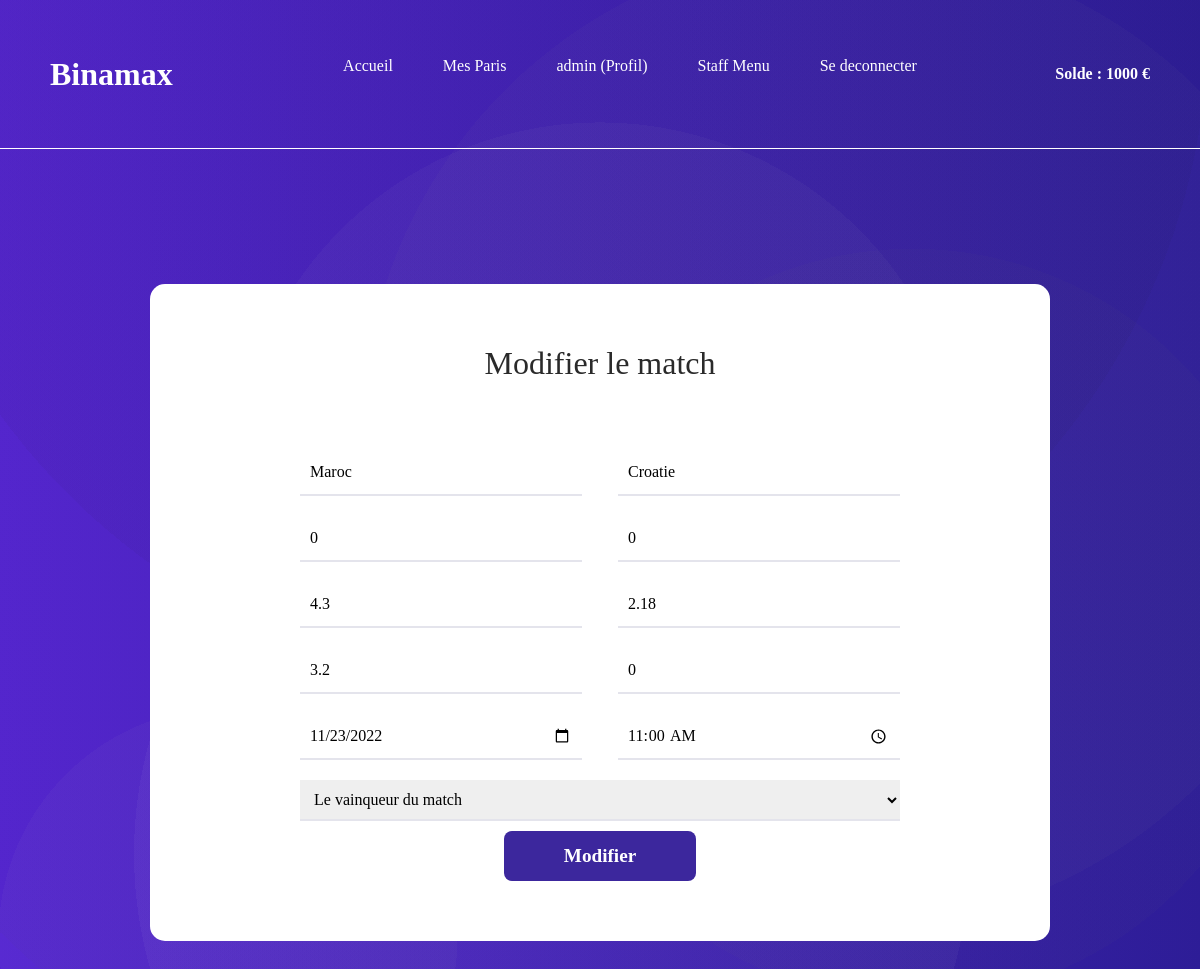
The page /modifier_match.php?id=1 (signed in) on the database its author committed.
### tables this page shows
CREATE TABLE `les_matchs` (
  `ID` int(11) NOT NULL,
  `equipe1` varchar(30) DEFAULT NULL,
  `equipe2` varchar(30) DEFAULT NULL,
  `score1` int(11) DEFAULT '0',
  `score2` int(11) DEFAULT '0',
  `la_date` date DEFAULT NULL,
  `heure` time DEFAULT NULL,
  `cote_equipe1` double DEFAULT NULL,
  `cote_equipe2` double DEFAULT NULL,
  `cote_nul` double DEFAULT NULL,
  `vainqueur` varchar(30) DEFAULT NULL,
  `status_match` int(11) DEFAULT '0'
);

### modifier_match.php (the view, shortened to what this page needs)
<?php
require_once("header.php");
require_once("navbar.php");
?>
<link rel="stylesheet" href="Styles/edit.css">
<br>
            <section id="edit">
            <div class="container">
                <div class="title">
                    <h2>Modifier le match</h2>
                </div>
                <?php
                    $req = $bdd->prepare("SELECT * FROM les_matchs where id = ?");
                    $req->execute([$_GET['id']]);
                    $match = $req->fetch();
                ?>
               <form action="#" method="POST">
                    <input value ="<?= $match['equipe1'] ?>"type="text" name="equipe1" placeholder="Nom de l'equipe 1" required>
                    <input value ="<?= $match['equipe2'] ?>"type="text" name="equipe2" placeholder="Nom de l'equipe 2" required>
                    <input value ="<?= $match['score1'] ?>"type="text" name="score1" placeholder="Score de l'equipe 1" required>
                    <input value ="<?= $match['score2'] ?>"type="text" name="score2" placeholder="Score de l'equipe 2" required>
                    <input value ="<?= $match['cote_equipe1'] ?>"type="int" name="cote_equipe1"  placeholder="la cote de equipe 1" required>
                    <input value ="<?= $match['cote_equipe2'] ?>"type="int" name="cote_equipe2"  placeholder="la cote de equipe 2" required>
                    <input value ="<?= $match['cote_nul'] ?>"type="int" name="cote_nul"  placeholder="la cote match nul " required>
                    <input value ="<?= $match['status_match'] ?>"type="int" name="status_match" placeholder="Le status du match">
                    <input value ="<?= $match['la_date'] ?>"type="date" name="la_date"  placeholder="La date du match" required>
                    <input value ="<?= $match['heure'] ?>"type="time" name="heure"  placeholder="L'heure du match" required>
                    <select name="vainqueur" id="vainqueur">
                        <option value="">Le vainqueur du match</option>
                    </select>
                    <button type="submit" name="submit">Modifier</button>
                </form>
            </section>

### Styles/style.css (style rules this page uses)
* { margin:0; padding: 0; text-decoration: none; list-style: none; }
body { font-family: 'Poppins'; background-image: radial-gradient(circle at 19% 90%, rgba(190, 190, 190,0.04) 0%, rgba(190, 190, 190,0.04) 17%,transparent 17%, transparent 100%),radial-gradient(circle at 73% 2%, rgba(78, 78, 78,0.04) 0%, rgba(78, 78, 78,0.04) 94%,transparent 94%, transparent 100%),radial-gradient(circle at 45% 2%, rgba(18, 18, 18,0.04) 0%, rgba(18, 18, 18,0.04) 55%,transparent 55%, transparent 100%),radial-gradient(circle at 76% 60%, rgba(110, 110, 110,0.04) 0%, rgba(110, 110, 110,0.04) 34%,transparent 34%, transparent 100%),radial-gradient(circle at 68% 56%, rgba(246, 246, 246,0.04) 0%, rgba(246, 246, 246,0.04) 16%,transparent 16%, transparent 100%),radial-gradient(circle at 71% 42%, rgba(156, 156, 156,0.04) 0%, rgba(156, 156, 156,0.04) 47%,transparent 47%, transparent 100%),radial-gradient(circle at 46% 82%, rgba(247, 247, 247,0.04) 0%, rgba(247, 247, 247,0.04) 39%,transparent 39%, transparent 100%),radial-gradient(circle at 50% 47%, rgba(209, 209, 209,0.04) 0%, rgba(209, 209, 209,0.04) 45%,transparent 45%, transparent 100%),linear-gradient(90deg, rgb(84, 36, 210),rgb(44, 27, 154)); background-size: cover; background-repeat: no-repeat; background-attachment: fixed; background-position: center; overflow-x: hidden; }

### Styles/edit.css (style rules this page uses)
body { overflow-y: scroll; overflow-x: hidden; }
section#edit { padding: 100px 15px; }
section#edit .container { max-width: 900px; margin: 0px auto; display: flex; flex-direction: column; justify-content: space-between; align-items: center; padding: 60px 10px; box-sizing: border-box; border-radius: 15px; background-color: rgba(255, 255, 255); }
section#edit .container .title { text-align: center; margin-bottom: 50px; color: #2a2a2a; }
section#edit .container form { display: flex; flex-wrap: wrap; justify-content: space-between; max-width: 600px; }
section#edit .container form input { width: 47%; }
section#edit .container form input { margin-bottom: 10px; margin: 10px 0; padding: 10px; box-sizing: border-box; border : none; outline: none; border-bottom: 2px solid #e4e4ec; transition: 0.2s; }
section#edit .container form button { width: 192px; height: 50px; border-radius: 8px; border: none; background-color: #3C279D; color: white; font-weight:bold; font-size: 1.2em; cursor: pointer; outline: none; margin: 0 auto; }
section#edit .container form select#vainqueur { width: 100%; margin: 10px 0; padding: 10px; box-sizing: border-box; border : none; outline: none; border-bottom: 2px solid #e4e4ec; transition: 0.2s; }

### rows shown on the page
les_matchs: equipe1 "Maroc", equipe2 "Croatie", score1 "0", score2 "0", cote_equipe1 "4.3", cote_equipe2 "2.18", cote_nul "3.2", status_match "0", la_date "11/23/2022", heure "11:00:00"

### other values the page prints
$_SESSION["username"] "admin"
$_SESSION["argent"] "1000"
